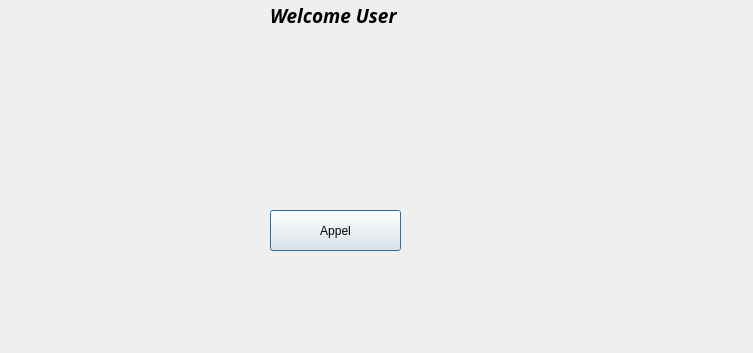
<?xml version="1.0" encoding="UTF-8"?>
<ui version="4.0">
 <class>UserDialog</class>
 <widget class="QDialog" name="UserDialog">
  <property name="geometry">
   <rect>
    <x>0</x>
    <y>0</y>
    <width>753</width>
    <height>353</height>
   </rect>
  </property>
  <property name="windowTitle">
   <string>Dialog</string>
  </property>
  <widget class="QLabel" name="label">
   <property name="geometry">
    <rect>
     <x>270</x>
     <y>0</y>
     <width>201</width>
     <height>31</height>
    </rect>
   </property>
   <property name="font">
    <font>
     <family>Ubuntu Mono</family>
     <pointsize>14</pointsize>
     <italic>true</italic>
     <bold>true</bold>
    </font>
   </property>
   <property name="text">
    <string>Welcome User</string>
   </property>
  </widget>
  <widget class="QLabel" name="label_puser">
   <property name="geometry">
    <rect>
     <x>270</x>
     <y>50</y>
     <width>111</width>
     <height>91</height>
    </rect>
   </property>
   <property name="text">
    <string/>
   </property>
  </widget>
  <widget class="QPushButton" name="appel">
   <property name="geometry">
    <rect>
     <x>270</x>
     <y>210</y>
     <width>131</width>
     <height>41</height>
    </rect>
   </property>
   <property name="text">
    <string>Appel</string>
   </property>
  </widget>
 </widget>
 <resources/>
 <connections/>
</ui>
